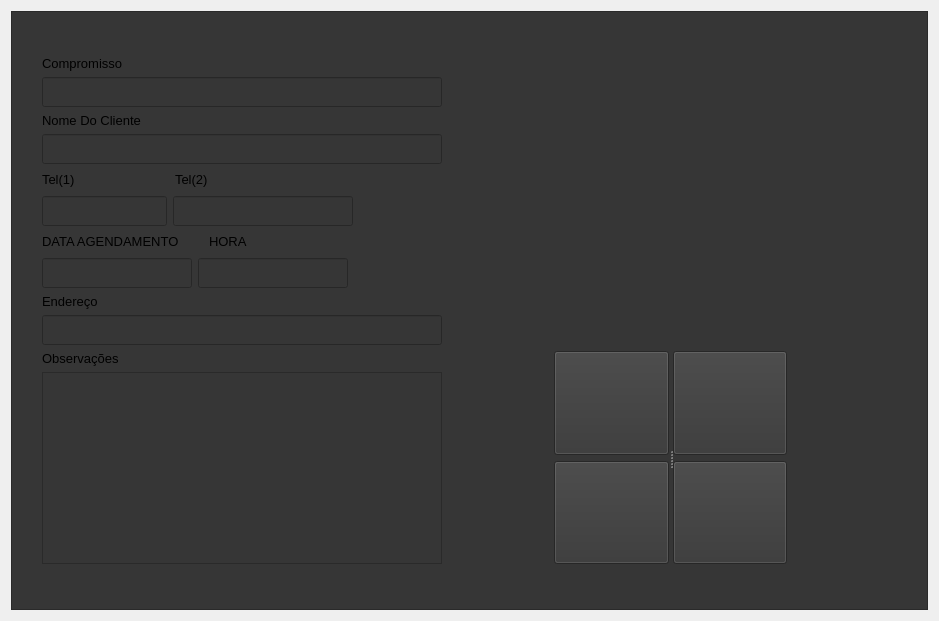
        <widget class="QWidget" name="add_task">
         <layout class="QVBoxLayout" name="verticalLayout_32">
          <item alignment="Qt::AlignHCenter">
           <widget class="QFrame" name="frame_10">
            <property name="sizePolicy">
             <sizepolicy hsizetype="Maximum" vsizetype="Maximum">
              <horstretch>0</horstretch>
              <verstretch>0</verstretch>
             </sizepolicy>
            </property>
            <property name="styleSheet">
             <string notr="true">background-color: rgb(54, 54, 54);</string>
            </property>
            <property name="frameShape">
             <enum>QFrame::StyledPanel</enum>
            </property>
            <property name="frameShadow">
             <enum>QFrame::Raised</enum>
            </property>
            <layout class="QGridLayout" name="gridLayout_5">
             <property name="leftMargin">
              <number>30</number>
             </property>
             <property name="topMargin">
              <number>44</number>
             </property>
             <property name="rightMargin">
              <number>140</number>
             </property>
             <property name="bottomMargin">
              <number>45</number>
             </property>
             <item row="0" column="0" colspan="4">
              <layout class="QVBoxLayout" name="verticalLayout_23">
               <item>
                <widget class="QLabel" name="label_31">
                 <property name="font">
                  <font>
                   <pointsize>10</pointsize>
                  </font>
                 </property>
                 <property name="text">
                  <string>&lt;html&gt;&lt;head/&gt;&lt;body&gt;&lt;p&gt;&lt;span style=&quot; font-size:10pt;&quot;&gt;Compromisso&lt;/span&gt;&lt;/p&gt;&lt;/body&gt;&lt;/html&gt;</string>
                 </property>
                </widget>
               </item>
               <item>
                <widget class="QLineEdit" name="com">
                 <property name="sizePolicy">
                  <sizepolicy hsizetype="Expanding" vsizetype="Minimum">
                   <horstretch>0</horstretch>
                   <verstretch>0</verstretch>
                  </sizepolicy>
                 </property>
                 <property name="minimumSize">
                  <size>
                   <width>0</width>
                   <height>30</height>
                  </size>
                 </property>
                 <property name="maximumSize">
                  <size>
                   <width>400</width>
                   <height>16777215</height>
                  </size>
                 </property>
                 <property name="font">
                  <font>
                   <pointsize>10</pointsize>
                  </font>
                 </property>
                 <property name="text">
                  <string/>
                 </property>
                </widget>
               </item>
               <item>
                <widget class="QLabel" name="label_32">
                 <property name="font">
                  <font>
                   <pointsize>10</pointsize>
                  </font>
                 </property>
                 <property name="text">
                  <string>&lt;html&gt;&lt;head/&gt;&lt;body&gt;&lt;p&gt;&lt;span style=&quot; font-size:10pt;&quot;&gt;Nome Do Cliente&lt;/span&gt;&lt;/p&gt;&lt;/body&gt;&lt;/html&gt;</string>
                 </property>
                </widget>
               </item>
               <item>
                <widget class="QLineEdit" name="cliente">
                 <property name="sizePolicy">
                  <sizepolicy hsizetype="Expanding" vsizetype="Minimum">
                   <horstretch>0</horstretch>
                   <verstretch>0</verstretch>
                  </sizepolicy>
                 </property>
                 <property name="minimumSize">
                  <size>
                   <width>0</width>
                   <height>30</height>
                  </size>
                 </property>
                 <property name="maximumSize">
                  <size>
                   <width>400</width>
                   <height>16777215</height>
                  </size>
                 </property>
                 <property name="font">
                  <font>
                   <pointsize>10</pointsize>
                  </font>
                 </property>
                 <property name="text">
                  <string/>
                 </property>
                </widget>
               </item>
               <item>
                <layout class="QVBoxLayout" name="verticalLayout_25">
                 <item>
                  <layout class="QHBoxLayout" name="horizontalLayout_72">
                   <property name="spacing">
                    <number>100</number>
                   </property>
                   <item>
                    <widget class="QLabel" name="label_36">
                     <property name="font">
                      <font>
                       <pointsize>10</pointsize>
                      </font>
                     </property>
                     <property name="text">
                      <string>&lt;html&gt;&lt;head/&gt;&lt;body&gt;&lt;p&gt;Tel(1)&lt;/p&gt;&lt;/body&gt;&lt;/html&gt;</string>
                     </property>
                    </widget>
                   </item>
                   <item>
                    <widget class="QLabel" name="label_43">
                     <property name="font">
                      <font>
                       <pointsize>10</pointsize>
                      </font>
                     </property>
                     <property name="text">
                      <string>&lt;html&gt;&lt;head/&gt;&lt;body&gt;&lt;p&gt;Tel(2)&lt;/p&gt;&lt;/body&gt;&lt;/html&gt;</string>
                     </property>
                    </widget>
                   </item>
                   <item>
                    <spacer name="horizontalSpacer_31">
                     <property name="orientation">
                      <enum>Qt::Horizontal</enum>
                     </property>
                     <property name="sizeHint" stdset="0">
                      <size>
                       <width>40</width>
                       <height>20</height>
                      </size>
                     </property>
                    </spacer>
                   </item>
                  </layout>
                 </item>
                 <item>
                  <layout class="QHBoxLayout" name="horizontalLayout_73">
                   <item>
                    <widget class="QLineEdit" name="tel1_3">
                     <property name="sizePolicy">
                      <sizepolicy hsizetype="Preferred" vsizetype="Minimum">
                       <horstretch>0</horstretch>
                       <verstretch>0</verstretch>
                      </sizepolicy>
                     </property>
                     <property name="minimumSize">
                      <size>
                       <width>0</width>
                       <height>30</height>
                      </size>
                     </property>
                     <property name="maximumSize">
                      <size>
                       <width>200</width>
                       <height>16777215</height>
                      </size>
                     </property>
                     <property name="font">
                      <font>
                       <pointsize>10</pointsize>
                      </font>
                     </property>
                     <property name="text">
                      <string/>
                     </property>
                    </widget>
                   </item>
                   <item>
                    <widget class="QLineEdit" name="tel2_3">
                     <property name="sizePolicy">
                      <sizepolicy hsizetype="Preferred" vsizetype="Minimum">
                       <horstretch>0</horstretch>
                       <verstretch>0</verstretch>
                      </sizepolicy>
                     </property>
                     <property name="minimumSize">
                      <size>
                       <width>180</width>
                       <height>30</height>
                      </size>
                     </property>
                     <property name="maximumSize">
                      <size>
                       <width>200</width>
                       <height>16777215</height>
                      </size>
                     </property>
                     <property name="font">
                      <font>
                       <pointsize>10</pointsize>
                      </font>
                     </property>
                     <property name="text">
                      <string/>
                     </property>
                    </widget>
                   </item>
                   <item>
                    <spacer name="horizontalSpacer_30">
                     <property name="orientation">
                      <enum>Qt::Horizontal</enum>
                     </property>
                     <property name="sizeHint" stdset="0">
                      <size>
                       <width>40</width>
                       <height>20</height>
                      </size>
                     </property>
                    </spacer>
                   </item>
                  </layout>
                 </item>
                </layout>
               </item>
               <item>
                <layout class="QVBoxLayout" name="verticalLayout_7">
                 <item>
                  <layout class="QHBoxLayout" name="horizontalLayout_22">
                   <property name="spacing">
                    <number>30</number>
                   </property>
                   <item>
                    <widget class="QLabel" name="label_28">
                     <property name="font">
                      <font>
                       <pointsize>10</pointsize>
                      </font>
                     </property>
                     <property name="text">
                      <string>&lt;html&gt;&lt;head/&gt;&lt;body&gt;&lt;p&gt;&lt;span style=&quot; font-size:10pt;&quot;&gt;DATA AGENDAMENTO&lt;/span&gt;&lt;/p&gt;&lt;/body&gt;&lt;/html&gt;</string>
                     </property>
                    </widget>
                   </item>
                   <item>
                    <widget class="QLabel" name="label_29">
                     <property name="font">
                      <font>
                       <pointsize>10</pointsize>
                      </font>
                     </property>
                     <property name="text">
                      <string>&lt;html&gt;&lt;head/&gt;&lt;body&gt;&lt;p&gt;&lt;span style=&quot; font-size:10pt;&quot;&gt;HORA&lt;/span&gt;&lt;/p&gt;&lt;/body&gt;&lt;/html&gt;</string>
                     </property>
                    </widget>
                   </item>
                   <item>
                    <spacer name="horizontalSpacer_29">
                     <property name="orientation">
                      <enum>Qt::Horizontal</enum>
                     </property>
                     <property name="sizeHint" stdset="0">
                      <size>
                       <width>40</width>
                       <height>20</height>
                      </size>
                     </property>
                    </spacer>
                   </item>
                  </layout>
                 </item>
                 <item>
                  <layout class="QHBoxLayout" name="horizontalLayout_70">
                   <item>
                    <widget class="QLineEdit" name="data">
                     <property name="sizePolicy">
                      <sizepolicy hsizetype="Fixed" vsizetype="Minimum">
                       <horstretch>0</horstretch>
                       <verstretch>0</verstretch>
                      </sizepolicy>
                     </property>
                     <property name="minimumSize">
                      <size>
                       <width>150</width>
                       <height>30</height>
                      </size>
                     </property>
                     <property name="font">
                      <font>
                       <pointsize>10</pointsize>
                      </font>
                     </property>
                    </widget>
                   </item>
                   <item>
                    <widget class="QLineEdit" name="hora">
                     <property name="sizePolicy">
                      <sizepolicy hsizetype="Fixed" vsizetype="Minimum">
                       <horstretch>0</horstretch>
                       <verstretch>0</verstretch>
                      </sizepolicy>
                     </property>
                     <property name="minimumSize">
                      <size>
                       <width>150</width>
                       <height>30</height>
                      </size>
                     </property>
                     <property name="font">
                      <font>
                       <pointsize>10</pointsize>
                      </font>
                     </property>
                    </widget>
                   </item>
                   <item>
                    <spacer name="horizontalSpacer_28">
                     <property name="orientation">
                      <enum>Qt::Horizontal</enum>
                     </property>
                     <property name="sizeHint" stdset="0">
                      <size>
                       <width>40</width>
                       <height>20</height>
                      </size>
                     </property>
                    </spacer>
                   </item>
                  </layout>
                 </item>
                </layout>
               </item>
               <item>
                <widget class="QLabel" name="label_33">
                 <property name="font">
                  <font>
                   <pointsize>10</pointsize>
                  </font>
                 </property>
                 <property name="text">
                  <string>&lt;html&gt;&lt;head/&gt;&lt;body&gt;&lt;p&gt;Endereço&lt;/p&gt;&lt;/body&gt;&lt;/html&gt;</string>
                 </property>
                </widget>
               </item>
               <item>
                <widget class="QLineEdit" name="end_2">
                 <property name="sizePolicy">
                  <sizepolicy hsizetype="Expanding" vsizetype="Minimum">
                   <horstretch>0</horstretch>
                   <verstretch>0</verstretch>
                  </sizepolicy>
                 </property>
                 <property name="minimumSize">
                  <size>
                   <width>0</width>
                   <height>30</height>
                  </size>
                 </property>
                 <property name="maximumSize">
                  <size>
                   <width>400</width>
                   <height>16777215</height>
                  </size>
                 </property>
                 <property name="font">
                  <font>
                   <pointsize>10</pointsize>
                  </font>
                 </property>
                 <property name="text">
                  <string/>
                 </property>
                </widget>
               </item>
              </layout>
             </item>
             <item row="2" column="3">
              <widget class="QSplitter" name="splitter">
               <property name="orientation">
                <enum>Qt::Horizontal</enum>
               </property>
               <widget class="QWidget" name="layoutWidget_8">
                <layout class="QVBoxLayout" name="verticalLayout_27">
                 <item>
                  <widget class="QPushButton" name="cancel_task">
                   <property name="sizePolicy">
                    <sizepolicy hsizetype="Minimum" vsizetype="Minimum">
                     <horstretch>0</horstretch>
                     <verstretch>0</verstretch>
                    </sizepolicy>
                   </property>
                   <property name="minimumSize">
                    <size>
                     <width>100</width>
                     <height>0</height>
                    </size>
                   </property>
                   <property name="font">
                    <font>
                     <pointsize>10</pointsize>
                    </font>
                   </property>
                   <property name="text">
                    <string/>
                   </property>
                   <property name="icon">
                    <iconset>
                     <normaloff>:/Icons/apagar.png</normaloff>:/Icons/apagar.png</iconset>
                   </property>
                   <property name="iconSize">
                    <size>
                     <width>40</width>
                     <height>40</height>
                    </size>
                   </property>
                  </widget>
                 </item>
                 <item>
                  <widget class="QPushButton" name="print_task">
                   <property name="sizePolicy">
                    <sizepolicy hsizetype="Minimum" vsizetype="Minimum">
                     <horstretch>0</horstretch>
                     <verstretch>0</verstretch>
                    </sizepolicy>
                   </property>
                   <property name="font">
                    <font>
                     <pointsize>10</pointsize>
                    </font>
                   </property>
                   <property name="text">
                    <string/>
                   </property>
                   <property name="icon">
                    <iconset>
                     <normaloff>:/Icons/imprimir.png</normaloff>:/Icons/imprimir.png</iconset>
                   </property>
                   <property name="iconSize">
                    <size>
                     <width>32</width>
                     <height>32</height>
                    </size>
                   </property>
                  </widget>
                 </item>
                </layout>
               </widget>
               <widget class="QWidget" name="layoutWidget_9">
                <layout class="QVBoxLayout" name="verticalLayout_28">
                 <item>
                  <widget class="QPushButton" name="save_task">
                   <property name="sizePolicy">
                    <sizepolicy hsizetype="Minimum" vsizetype="Minimum">
                     <horstretch>0</horstretch>
                     <verstretch>0</verstretch>
                    </sizepolicy>
                   </property>
                   <property name="font">
                    <font>
                     <pointsize>10</pointsize>
                    </font>
                   </property>
                   <property name="text">
                    <string/>
                   </property>
                   <property name="icon">
                    <iconset>
                     <normaloff>:/Icons/task.png</normaloff>:/Icons/task.png</iconset>
                   </property>
                   <property name="iconSize">
                    <size>
                     <width>40</width>
                     <height>40</height>
                    </size>
                   </property>
                  </widget>
                 </item>
                 <item>
                  <widget class="QPushButton" name="back_task">
                   <property name="sizePolicy">
                    <sizepolicy hsizetype="Minimum" vsizetype="Minimum">
                     <horstretch>0</horstretch>
                     <verstretch>0</verstretch>
                    </sizepolicy>
                   </property>
                   <property name="minimumSize">
                    <size>
                     <width>100</width>
                     <height>0</height>
                    </size>
                   </property>
                   <property name="font">
                    <font>
                     <pointsize>10</pointsize>
                    </font>
                   </property>
                   <property name="text">
                    <string/>
                   </property>
                   <property name="icon">
                    <iconset>
                     <normaloff>:/Icons/back.png</normaloff>:/Icons/back.png</iconset>
                   </property>
                   <property name="iconSize">
                    <size>
                     <width>32</width>
                     <height>32</height>
                    </size>
                   </property>
                  </widget>
                 </item>
                </layout>
               </widget>
              </widget>
             </item>
             <item row="2" column="2">
              <spacer name="horizontalSpacer_21">
               <property name="orientation">
                <enum>Qt::Horizontal</enum>
               </property>
               <property name="sizeType">
                <enum>QSizePolicy::Fixed</enum>
               </property>
               <property name="sizeHint" stdset="0">
                <size>
                 <width>100</width>
                 <height>20</height>
                </size>
               </property>
              </spacer>
             </item>
             <item row="2" column="0" colspan="2">
              <layout class="QVBoxLayout" name="verticalLayout_29">
               <item>
                <widget class="QLabel" name="label_30">
                 <property name="font">
                  <font>
                   <pointsize>10</pointsize>
                  </font>
                 </property>
                 <property name="text">
                  <string>&lt;html&gt;&lt;head/&gt;&lt;body&gt;&lt;p&gt;&lt;span style=&quot; font-size:10pt;&quot;&gt;Observações&lt;/span&gt;&lt;/p&gt;&lt;/body&gt;&lt;/html&gt;</string>
                 </property>
                </widget>
               </item>
               <item>
                <widget class="QTextEdit" name="obs_agenda">
                 <property name="minimumSize">
                  <size>
                   <width>400</width>
                   <height>0</height>
                  </size>
                 </property>
                 <property name="font">
                  <font>
                   <pointsize>10</pointsize>
                  </font>
                 </property>
                </widget>
               </item>
              </layout>
             </item>
            </layout>
           </widget>
          </item>
         </layout>
        </widget>
